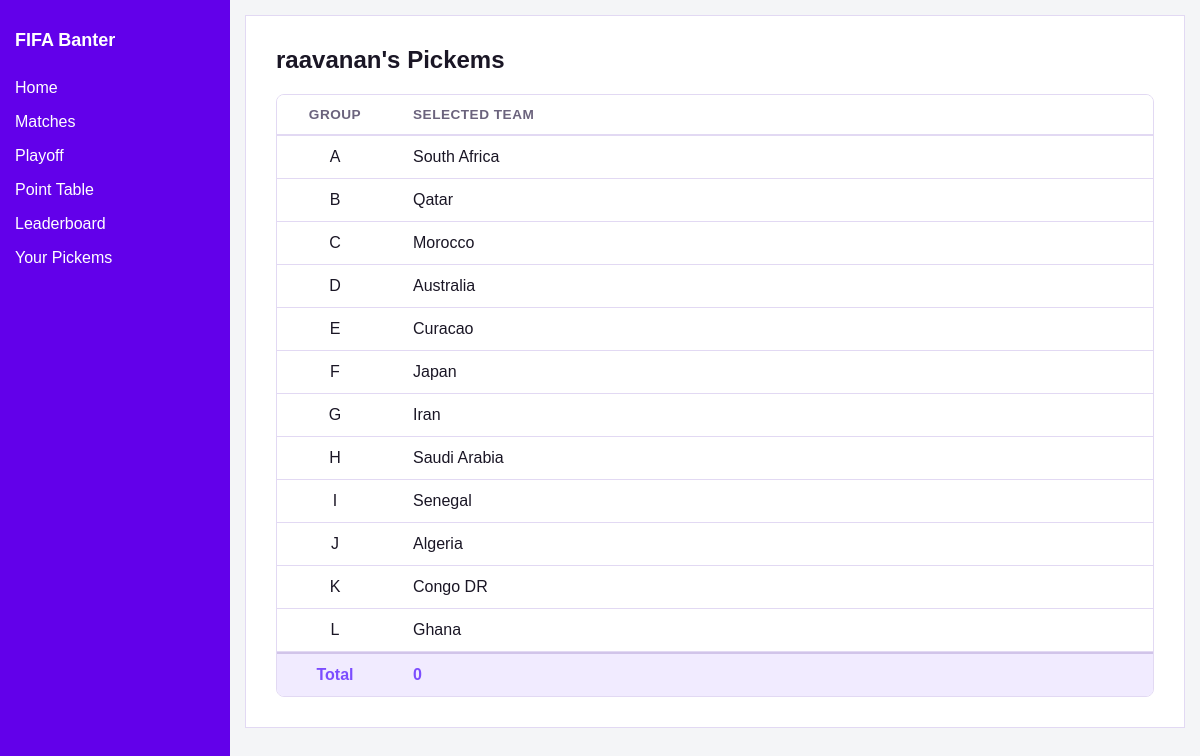
Screenshot of /user/1/ (signed in) with the database file from the repository.
### banter/models.py (models this page shows)
class Pickems(models.Model):
    user = models.OneToOneField(User, on_delete=models.CASCADE)
    group_A = models.ForeignKey(Team, on_delete=models.CASCADE, related_name='pick_A')
    group_B = models.ForeignKey(Team, on_delete=models.CASCADE, related_name='pick_B')
    group_C = models.ForeignKey(Team, on_delete=models.CASCADE, related_name='pick_C')
    group_D = models.ForeignKey(Team, on_delete=models.CASCADE, related_name='pick_D')
    group_E = models.ForeignKey(Team, on_delete=models.CASCADE, related_name='pick_E')
    group_F = models.ForeignKey(Team, on_delete=models.CASCADE, related_name='pick_F')
    group_G = models.ForeignKey(Team, on_delete=models.CASCADE, related_name='pick_G')
    group_H = models.ForeignKey(Team, on_delete=models.CASCADE, related_name='pick_H')
    group_I = models.ForeignKey(Team, on_delete=models.CASCADE, related_name='pick_I')
    group_J = models.ForeignKey(Team, on_delete=models.CASCADE, related_name='pick_J')
    group_K = models.ForeignKey(Team, on_delete=models.CASCADE, related_name='pick_K')
    group_L = models.ForeignKey(Team, on_delete=models.CASCADE, related_name='pick_L')

class Team(models.Model):
    name = models.CharField(max_length=50)
    group = models.CharField(max_length=1)
    code = models.CharField(max_length=3)

### banter/views.py (the view)
# urls.py: path("user/<int:user_id>/", views.user_pickems),
@login_required
def user_pickems(request, user_id):
    user = User.objects.get(id=user_id)
    try:
        picks = Pickems.objects.get(user=user)
    except Pickems.DoesNotExist:
        picks = None
    total = 0
    if picks:
        total = calculate_points(user)
    return render(request, "yourpicks.html", {
        "picks": picks,
        "total": total,
        "view_user": user.username   # ✅ who we are viewing
    })

### banter/views.py (called while the page is built, shortened)
def calculate_points(user):
    matches = Match.objects.all()
    picks = Pickems.objects.get(user=user)
    user_teams = [
        picks.group_A, picks.group_B, picks.group_C, picks.group_D,
        picks.group_E, picks.group_F, picks.group_G, picks.group_H,
        picks.group_I, picks.group_J, picks.group_K, picks.group_L,
    ]
    total = 0
    for m in matches:
        if m.home_score is None or m.away_score is None:
            continue
    return total

### templates/yourpicks.html
{% extends "base.html" %}
{% block content %}
<div class="card picks-wrapper-card">
    <h2>
        {% if view_user %}
            {{ view_user }}'s Pickems
        {% else %}
            Your Pickems
        {% endif %}
    </h2>
    {% if picks %}
    <table class="group-table sequential-data-table">
        <thead>
            <tr>
                <th class="col-identifier">Group</th>
                <th class="col-value">Selected Team</th>
            </tr>
        </thead>
        <tbody>
            <tr>
                <td class="col-identifier">A</td>
                <td class="col-value">{{ picks.group_A.name }}</td>
            </tr>
            <tr>
                <td class="col-identifier">B</td>
                <td class="col-value">{{ picks.group_B.name }}</td>
            </tr>
            <tr>
                <td class="col-identifier">C</td>
                <td class="col-value">{{ picks.group_C.name }}</td>
            </tr>
            <tr>
                <td class="col-identifier">D</td>
                <td class="col-value">{{ picks.group_D.name }}</td>
            </tr>
            <tr>
                <td class="col-identifier">E</td>
                <td class="col-value">{{ picks.group_E.name }}</td>
            </tr>
            <tr>
                <td class="col-identifier">F</td>
                <td class="col-value">{{ picks.group_F.name }}</td>
            </tr>
            <tr>
                <td class="col-identifier">G</td>
                <td class="col-value">{{ picks.group_G.name }}</td>
            </tr>
            <tr>
                <td class="col-identifier">H</td>
                <td class="col-value">{{ picks.group_H.name }}</td>
            </tr>
            <tr>
                <td class="col-identifier">I</td>
                <td class="col-value">{{ picks.group_I.name }}</td>
            </tr>
            <tr>
                <td class="col-identifier">J</td>
                <td class="col-value">{{ picks.group_J.name }}</td>
            </tr>
            <tr>
                <td class="col-identifier">K</td>
                <td class="col-value">{{ picks.group_K.name }}</td>
            </tr>
            <tr>
                <td class="col-identifier">L</td>
                <td class="col-value">{{ picks.group_L.name }}</td>
            </tr>
            <tr class="summary-total-row">
                <td class="col-identifier">Total</td>
                <td class="col-value">{{ total }}</td>
            </tr>
        </tbody>
    </table>
    {% else %}
        <p class="no-data-msg">No picks recorded yet.</p>
    {% endif %}
</div>
{% endblock %}

### templates/base.html (style rules this page uses)
:root { --bg-main: #f4f5f7; --bg-card: #ffffff; --bg-card-hover: #f0ecfa; --bg-comment-other: #e9e5f3; --bg-comment-mine: #f1ebff; --bg-bracket-container: #ffffff; --bg-match: #ffffff; --bg-winner: #f0ecfa; --border-color: #e2d9f3; --border-match: #d1c4e9; --text-main: #1a1625; --text-muted: #6b637d; --text-winner: #7c4dff; --brand-primary: #6200ea; --brand-text: #ffffff; }
html, body { margin: 0; padding: 0; font-family: Arial, sans-serif; background: var(--bg-main); color: var(--text-main); transition: background 0.3s ease, color 0.3s ease; }
.card { background: var(--bg-card); padding: 15px; border: 1px solid var(--border-color); margin-bottom: 20px; cursor: pointer; transition: background 0.2s, border-color 0.2s; }
.group-table { width: 100%; border-collapse: separate; border-spacing: 0; margin-bottom: 0; border-radius: 8px; overflow: hidden; border: 1px solid var(--border-color); }
.group-table th, .group-table td { padding: 12px 8px; vertical-align: middle; background: var(--bg-card) !important; border: none; border-bottom: 1px solid var(--border-color); }
.group-table tr:last-child td { border-bottom: none; }
.group-table th { font-size: 0.85rem; text-transform: uppercase; letter-spacing: 0.5px; font-weight: 700; color: var(--text-muted); border-bottom: 2px solid var(--border-color); }
@media (min-width: 769px) { .group-table { table-layout: fixed; width: 100%; } }
.picks-wrapper-card, .leaderboard-wrapper-card { padding: 20px !important; }
.picks-wrapper-card h2, .leaderboard-wrapper-card h2 { margin-top: 0; margin-bottom: 20px; font-size: 1.5rem; }
.sequential-data-table { table-layout: fixed; width: 100%; }
.summary-total-row td { background: var(--bg-comment-mine) !important; font-weight: bold; color: var(--text-winner) !important; border-top: 2px solid var(--border-match); }
@media (min-width: 769px) { .picks-wrapper-card, .leaderboard-wrapper-card { margin-left: auto; margin-right: auto; padding: 30px !important; } }
@media (min-width: 769px) { .col-identifier { width: 100px !important; text-align: center !important; } }
@media (min-width: 769px) { .col-value { text-align: left !important; padding-left: 20px !important; } }

### rows the page displays
Pickems: group_A.name "South Africa", group_B.name "Qatar", group_C.name "Morocco", group_D.name "Australia", group_E.name "Curacao", group_F.name "Japan", group_G.name "Iran", group_H.name "Saudi Arabia", group_I.name "Senegal", group_J.name "Algeria", group_K.name "Congo DR", group_L.name "Ghana"

### other values shown
{{ view_user }} "raavanan"
{{ total }} "0"
